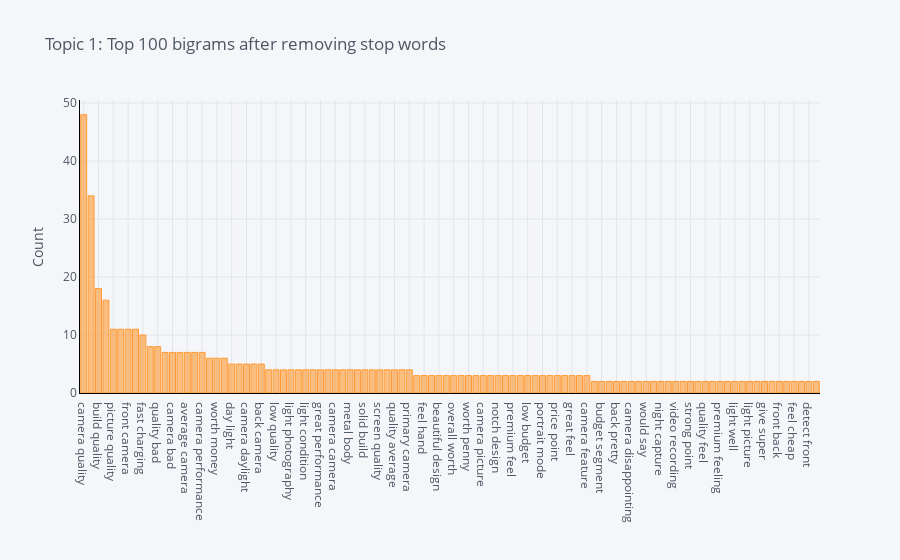

Notebook cell for this chart:
### Code cell
plot_model(lda, plot = 'bigram', topic_num = 'Topic 1')

### Figure 1 — Plotly figure (JSON) as saved in the notebook; plotly's stock layout.template omitted (floating-point values rounded to 4 significant figures)
{"data": [{"marker": {"color": "rgba(255, 153, 51, 0.6)", "line": {"color": "rgba(255, 153, 51, 1.0)", "width": 1}}, "name": "count", "orientation": "v", "text": "", "type": "bar", "x": ["camera quality", "low light", "build quality", "camera average", "picture quality", "triple camera", "front camera", "feel premium", "fast charging", "dual camera", "quality bad", "rear camera", "camera bad", "quality great", "average camera", "camera great", "camera performance", "camera well", "worth money", "worth price", "day light", "hold hand", "camera daylight", "poor camera", "back camera", "light weight", "low quality", "display great", "light photography", "great display", "light condition", "camera expect", "great performance", "easy hold", "camera camera", "mind blow", "metal body", "camera setup", "solid build", "performance great", "screen quality", "worth buying", "quality average", "bad ever", "primary camera", "slow charging", "feel hand", "camera image", "beautiful design", "expect great", "overall worth", "decent job", "worth penny", "camera take", "camera picture", "quality poor", "notch design", "give premium", "premium feel", "photo take", "low budget", "plastic body", "portrait mode", "premium hand", "price point", "high end", "great feel", "quality low", "camera feature", "camera area", "budget segment", "camera give", "back pretty", "camera pic", "camera disappointing", "camera front", "would say", "camera setting", "night capture", "work great", "video recording", "super fast", "strong point", "split screen", "quality feel", "premium quality", "premium feeling", "poor quality", "light well", "camera spec", "light picture", "high performance", "give super", "give high", "front back", "feel light", "feel cheap", "elegant design", "detect front", "hand give"], "y": [48, 34, 18, 16, 11, 11, 11, 11, 10, 8, 8, 7, 7, 7, 7, 7, 7, 6, 6, 6, 5, 5, 5, 5, 5, 4, 4, 4, 4, 4, 4, 4, 4, 4, 4, 4, 4, 4, 4, 4, 4, 4, 4, 4, 4, 3, 3, 3, 3, 3, 3, 3, 3, 3, 3, 3, 3, 3, 3, 3, 3, 3, 3, 3, 3, 3, 3, 3, 3, 2, 2, 2, 2, 2, 2, 2, 2, 2, 2, 2, 2, 2, 2, 2, 2, 2, 2, 2, 2, 2, 2, 2, 2, 2, 2, 2, 2, 2, 2, 2]}], "layout": {"legend": {"bgcolor": "#F5F6F9", "font": {"color": "#4D5663"}}, "paper_bgcolor": "#F5F6F9", "plot_bgcolor": "#F5F6F9", "title": {"font": {"color": "#4D5663"}, "text": "Topic 1: Top 100 bigrams after removing stop words"}, "xaxis": {"gridcolor": "#E1E5ED", "linecolor": "black", "showgrid": true, "tickfont": {"color": "#4D5663"}, "title": {"font": {"color": "#4D5663"}, "text": ""}, "zerolinecolor": "#E1E5ED"}, "yaxis": {"gridcolor": "#E1E5ED", "linecolor": "black", "showgrid": true, "tickfont": {"color": "#4D5663"}, "title": {"font": {"color": "#4D5663"}, "text": "Count"}, "zerolinecolor": "#E1E5ED"}}}
